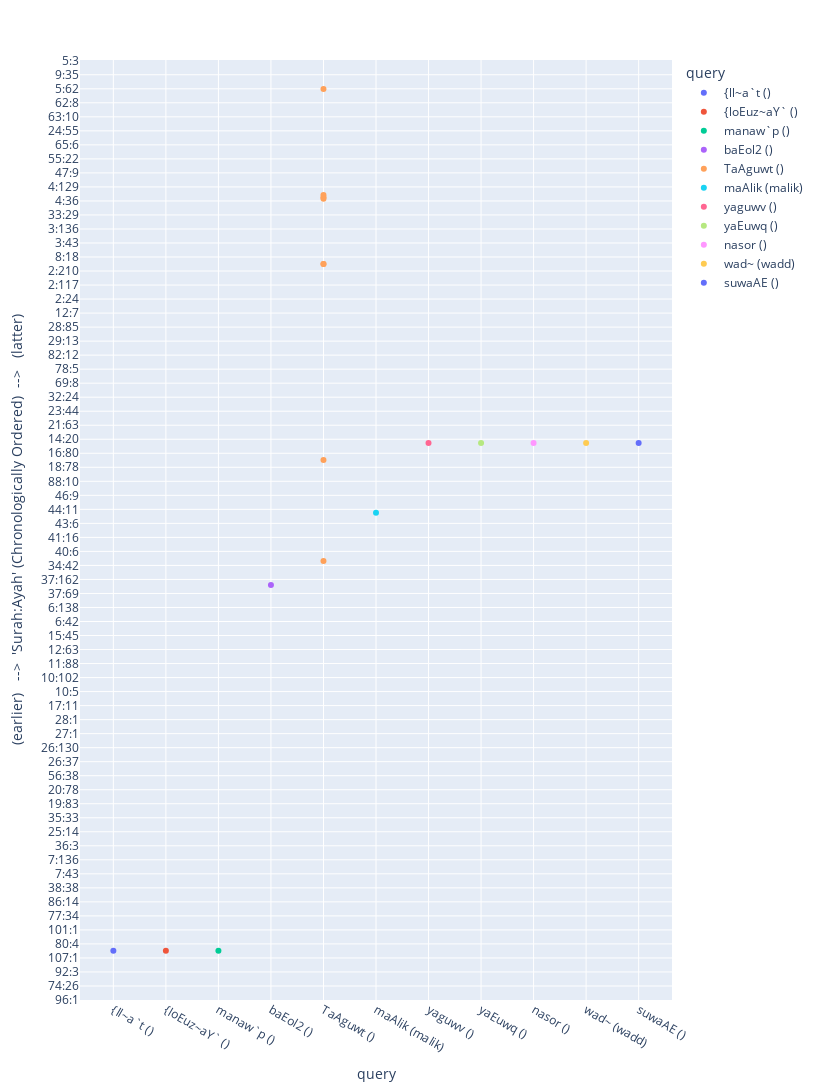

The notebook cell this image was saved under:
### Code cell
sortchron(
    {
        # "EiysaY/bn maroyam": "Isa/son Mary",
        # "muwsaY": ""
        
        # "nml": "ant",
        # "qrd": "(?:monkey|ape)",
        # "nHl": "bee",
        # "Tyr": "bird",
        # "TaA}ir": "",
        # "Ejl": "calf",
        # "jml": "camel",
        # "bEr": "camel",
        # "nwq": "camel",
        # "<ibil": "camel",
        # "hym": "camel",
        # "E$r": "camel",
        # "bqr": "(?:heifer|cow)",
        # "grb": "(?:raven|crow)",
        # "klb": "(?:dog|hound)",
        # "Hmr": "(?:donkey|ass)",
        # "fyl": "elephant",
        # "nEj": "ewe",
        # "Hwt": "fish",
        # "*bb": "(?:fly|flies)",
        # "DfdE": "frog",
        # "mEz": "goat",
        # "hdhd": "hoopoe",
        # "xyl": "(?:horse|cavalry)",
        # "jwd": "steed",
        # "qml": "lice",
        # "qsr": "lion",
        # "jrd": "locust",
        # "bED": "mosquito",
        # "fr$": "moth",
        # "bgl": "mule",
        # "xnzr": "(?:pig|swine)",
        # "slw": "quail",
        # "gnm": "sheep",
        # "vEb": "(?:serpent|snake)",
        # "Hyy": "(?:serpent|snake)",
        # "jaAn~": "(?:snake|serpent|jinn)",
        # "Enkb": "spider",
        # "*#b": "wolf",
        # "nEm": "(?:cattle|livestock)",
        # "bhm": "",
        # "dbb": "(?:creature|animal|beast)",

        "wad~": "wadd",
        r"{ll~a`t": "",
        r"{loEuz~aY`": "",
        'manaw`p': "",
        'baEol2': "",
        'maAlik': "malik",
        'suwaAE': "",
        'yaguwv': "",
        "yaEuwq": "",
        "nasor": "",
        "TaAguwt": "",
    }
)

### Figure 1 — Plotly figure (JSON) as saved in the notebook; plotly's stock layout.template omitted (floating-point values rounded to 4 significant figures; data arrays with more than 128 entries replaced by an {"elided": "..."} marker saying what was removed)
{"data": [{"customdata": [["53:19<a style='background-color:rgb(220,220,250);font-size:18px;color:rgb(0,0,150);' href='https://quran.com/53:19/tafsirs/en-tafisr-ibn-kathir'> أَفَرَأَيْتُمُ اللَّاتَ وَالْعُزَّىٰ</a>", 0]], "hovertemplate": "ayah_link=%{customdata[0]}<extra></extra>", "legendgroup": "{ll~a`t ()", "marker": {"color": "#636efa", "symbol": "circle"}, "mode": "markers", "name": "{ll~a`t ()", "orientation": "v", "showlegend": true, "type": "scatter", "x": ["{ll~a`t ()"], "xaxis": "x", "y": ["53:19"], "yaxis": "y"}, {"customdata": [["53:19<a style='background-color:rgb(220,220,250);font-size:18px;color:rgb(0,0,150);' href='https://quran.com/53:19/tafsirs/en-tafisr-ibn-kathir'> أَفَرَأَيْتُمُ اللَّاتَ وَالْعُزَّىٰ</a>", 1]], "hovertemplate": "ayah_link=%{customdata[0]}<extra></extra>", "legendgroup": "{loEuz~aY` ()", "marker": {"color": "#EF553B", "symbol": "circle"}, "mode": "markers", "name": "{loEuz~aY` ()", "orientation": "v", "showlegend": true, "type": "scatter", "x": ["{loEuz~aY` ()"], "xaxis": "x", "y": ["53:19"], "yaxis": "y"}, {"customdata": [["53:20<a style='background-color:rgb(220,220,250);font-size:18px;color:rgb(0,0,150);' href='https://quran.com/53:20/tafsirs/en-tafisr-ibn-kathir'> وَمَنَاةَ الثَّالِثَةَ الْأُخْرَىٰ</a>", 2]], "hovertemplate": "ayah_link=%{customdata[0]}<extra></extra>", "legendgroup": "manaw`p ()", "marker": {"color": "#00cc96", "symbol": "circle"}, "mode": "markers", "name": "manaw`p ()", "orientation": "v", "showlegend": true, "type": "scatter", "x": ["manaw`p ()"], "xaxis": "x", "y": ["53:20"], "yaxis": "y"}, {"customdata": [["37:125<a style='background-color:rgb(220,220,250);font-size:18px;color:rgb(0,0,150);' href='https://quran.com/37:125/tafsirs/en-tafisr-ibn-kathir'> أَتَدْعُونَ بَعْلًا وَتَذَرُونَ أَحْسَنَ الْخَالِقِينَ</a>", 3]], "hovertemplate": "ayah_link=%{customdata[0]}<extra></extra>", "legendgroup": "baEol2 ()", "marker": {"color": "#ab63fa", "symbol": "circle"}, "mode": "markers", "name": "baEol2 ()", "orientation": "v", "showlegend": true, "type": "scatter", "x": ["baEol2 ()"], "xaxis": "x", "y": ["37:125"], "yaxis": "y"}, {"customdata": [["39:17<a style='background-color:rgb(220,220,250);font-size:18px;color:rgb(0,0,150);' href='https://quran.com/39:17/tafsirs/en-tafisr-ibn-kathir'> وَالَّذِينَ اجْتَنَبُوا الطَّاغُوتَ أَنْ يَعْبُدُوهَا وَأَنَابُوا إِلَى اللَّهِ لَهُمُ الْبُشْرَىٰ</a>", 4], ["16:36<a style='background-color:rgb(220,220,250);font-size:18px;color:rgb(0,0,150);' href='https://quran.com/16:36/tafsirs/en-tafisr-ibn-kathir'> أَنِ اعْبُدُوا اللَّهَ وَاجْتَنِبُوا الطَّاغُوتَ</a>", 6], ["2:256<a style='background-color:rgb(220,220,250);font-size:18px;color:rgb(0,0,150);' href='https://quran.com/2:256/tafsirs/en-tafisr-ibn-kathir'> فَمَنْ يَكْفُرْ بِالطَّاغُوتِ وَيُؤْمِنْ بِاللَّهِ فَقَدِ اسْتَمْسَكَ بِالْعُرْوَةِ الْوُثْقَىٰ</a>", 12], ["2:257<a style='background-color:rgb(220,220,250);font-size:18px;color:rgb(0,0,150);' href='https://quran.com/2:257/tafsirs/en-tafisr-ibn-kathir'> وَالَّذِينَ كَفَرُوا أَوْلِيَاؤُهُمُ الطَّاغُوتُ</a>", 13], ["4:51<a style='background-color:rgb(220,220,250);font-size:18px;color:rgb(0,0,150);' href='https://quran.com/4:51/tafsirs/en-tafisr-ibn-kathir'> أَلَمْ تَرَ إِلَى الَّذِينَ أُوتُوا نَصِيبًا مِنَ الْكِتَابِ يُؤْمِنُونَ بِالْجِبْتِ وَالطَّاغُوتِ</a>", 14], ["4:60<a style='background-color:rgb(220,220,250);font-size:18px;color:rgb(0,0,150);' href='https://quran.com/4:60/tafsirs/en-tafisr-ibn-kathir'> يُرِيدُونَ أَنْ يَتَحَاكَمُوا إِلَى الطَّاغُوتِ وَقَدْ أُمِرُوا أَنْ يَكْفُرُوا بِهِ</a>", 15], ["4:76<a style='background-color:rgb(220,220,250);font-size:18px;color:rgb(0,0,150);' href='https://quran.com/4:76/tafsirs/en-tafisr-ibn-kathir'> وَالَّذِينَ كَفَرُوا يُقَاتِلُونَ فِي سَبِيلِ الطَّاغُوتِ</a>", 16], ["5:60<a style='background-color:rgb(220,220,250);font-size:18px;color:rgb(0,0,150);' href='https://quran.com/5:60/tafsirs/en-tafisr-ibn-kathir'> وَجَعَلَ مِنْهُمُ الْقِرَدَةَ وَالْخَنَازِيرَ وَعَبَدَ الطَّاغُوتَ</a>", 17]], "hovertemplate": "ayah_link=%{customdata[0]}<extra></extra>", "legendgroup": "TaAguwt ()", "marker": {"color": "#FFA15A", "symbol": "circle"}, "mode": "markers", "name": "TaAguwt ()", "orientation": "v", "showlegend": true, "type": "scatter", "x": ["TaAguwt ()", "TaAguwt ()", "TaAguwt ()", "TaAguwt ()", "TaAguwt ()", "TaAguwt ()", "TaAguwt ()", "TaAguwt ()"], "xaxis": "x", "y": ["39:17", "16:36", "2:256", "2:257", "4:51", "4:60", "4:76", "5:60"], "yaxis": "y"}, {"customdata": [["43:77<a style='background-color:rgb(220,220,250);font-size:18px;color:rgb(0,0,150);' href='https://quran.com/43:77/tafsirs/en-tafisr-ibn-kathir'> وَنَادَوْا يَا مَالِكُ لِيَقْضِ عَلَيْنَا رَبُّكَ قَالَ إِنَّكُمْ مَاكِثُونَ</a>", 5]], "hovertemplate": "ayah_link=%{customdata[0]}<extra></extra>", "legendgroup": "maAlik (malik)", "marker": {"color": "#19d3f3", "symbol": "circle"}, "mode": "markers", "name": "maAlik (malik)", "orientation": "v", "showlegend": true, "type": "scatter", "x": ["maAlik (malik)"], "xaxis": "x", "y": ["43:77"], "yaxis": "y"}, {"customdata": [["71:23<a style='background-color:rgb(220,220,250);font-size:18px;color:rgb(0,0,150);' href='https://quran.com/71:23/tafsirs/en-tafisr-ibn-kathir'> وَلَا تَذَرُنَّ وَدًّا وَلَا سُوَاعًا وَلَا يَغُوثَ وَيَعُوقَ وَنَسْرًا</a>", 7]], "hovertemplate": "ayah_link=%{customdata[0]}<extra></extra>", "legendgroup": "yaguwv ()", "marker": {"color": "#FF6692", "symbol": "circle"}, "mode": "markers", "name": "yaguwv ()", "orientation": "v", "showlegend": true, "type": "scatter", "x": ["yaguwv ()"], "xaxis": "x", "y": ["71:23"], "yaxis": "y"}, {"customdata": [["71:23<a style='background-color:rgb(220,220,250);font-size:18px;color:rgb(0,0,150);' href='https://quran.com/71:23/tafsirs/en-tafisr-ibn-kathir'> وَلَا تَذَرُنَّ وَدًّا وَلَا سُوَاعًا وَلَا يَغُوثَ</a>", 8]], "hovertemplate": "ayah_link=%{customdata[0]}<extra></extra>", "legendgroup": "yaEuwq ()", "marker": {"color": "#B6E880", "symbol": "circle"}, "mode": "markers", "name": "yaEuwq ()", "orientation": "v", "showlegend": true, "type": "scatter", "x": ["yaEuwq ()"], "xaxis": "x", "y": ["71:23"], "yaxis": "y"}, {"customdata": [["71:23<a style='background-color:rgb(220,220,250);font-size:18px;color:rgb(0,0,150);' href='https://quran.com/71:23/tafsirs/en-tafisr-ibn-kathir'> وَقَالُوا لَا تَذَرُنَّ آلِهَتَكُمْ وَلَا تَذَرُنَّ وَدًّا وَلَا سُوَاعًا</a>", 9]], "hovertemplate": "ayah_link=%{customdata[0]}<extra></extra>", "legendgroup": "nasor ()", "marker": {"color": "#FF97FF", "symbol": "circle"}, "mode": "markers", "name": "nasor ()", "orientation": "v", "showlegend": true, "type": "scatter", "x": ["nasor ()"], "xaxis": "x", "y": ["71:23"], "yaxis": "y"}, {"customdata": [["71:23<a style='background-color:rgb(220,220,250);font-size:18px;color:rgb(0,0,150);' href='https://quran.com/71:23/tafsirs/en-tafisr-ibn-kathir'> وَلَا تَذَرُنَّ وَدًّا وَلَا سُوَاعًا وَلَا يَغُوثَ وَيَعُوقَ وَنَسْرًا</a>", 10]], "hovertemplate": "ayah_link=%{customdata[0]}<extra></extra>", "legendgroup": "wad~ (wadd)", "marker": {"color": "#FECB52", "symbol": "circle"}, "mode": "markers", "name": "wad~ (wadd)", "orientation": "v", "showlegend": true, "type": "scatter", "x": ["wad~ (wadd)"], "xaxis": "x", "y": ["71:23"], "yaxis": "y"}, {"customdata": [["71:23<a style='background-color:rgb(220,220,250);font-size:18px;color:rgb(0,0,150);' href='https://quran.com/71:23/tafsirs/en-tafisr-ibn-kathir'> وَلَا تَذَرُنَّ وَدًّا وَلَا سُوَاعًا وَلَا يَغُوثَ وَيَعُوقَ وَنَسْرًا</a>", 11]], "hovertemplate": "ayah_link=%{customdata[0]}<extra></extra>", "legendgroup": "suwaAE ()", "marker": {"color": "#636efa", "symbol": "circle"}, "mode": "markers", "name": "suwaAE ()", "orientation": "v", "showlegend": true, "type": "scatter", "x": ["suwaAE ()"], "xaxis": "x", "y": ["71:23"], "yaxis": "y"}], "layout": {"clickmode": "event+select", "height": 1380.0, "hoverdistance": -1, "hoverlabel": {"bgcolor": "rgb(220,220,250)", "font": {"color": "rgb(0,0,0)", "size": 15}}, "legend": {"title": {"text": "query"}, "tracegroupgap": 0}, "margin": {"t": 60}, "width": 820, "xaxis": {"anchor": "y", "categoryarray": ["{ll~a`t ()", "{loEuz~aY` ()", "manaw`p ()", "baEol2 ()", "TaAguwt ()", "maAlik (malik)", "yaguwv ()", "yaEuwq ()", "nasor ()", "wad~ (wadd)", "suwaAE ()"], "categoryorder": "array", "domain": [0, 1], "title": {"text": "query"}}, "yaxis": {"anchor": "x", "categoryarray": {"elided": "6236 str values"}, "categoryorder": "array", "domain": [0, 1], "range": [0, 6236], "title": {"text": " (earlier)   -->  'Surah:Ayah' (Chronologically Ordered)  -->   (latter)"}}}}
